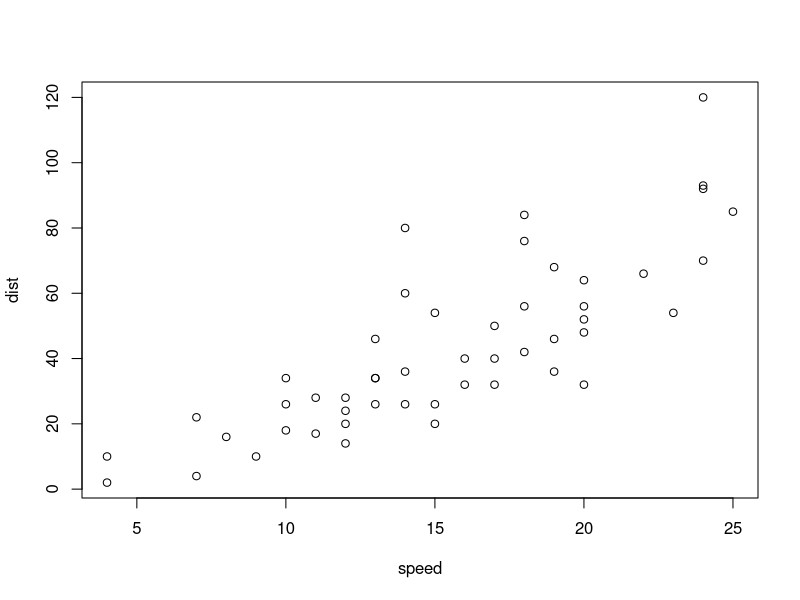
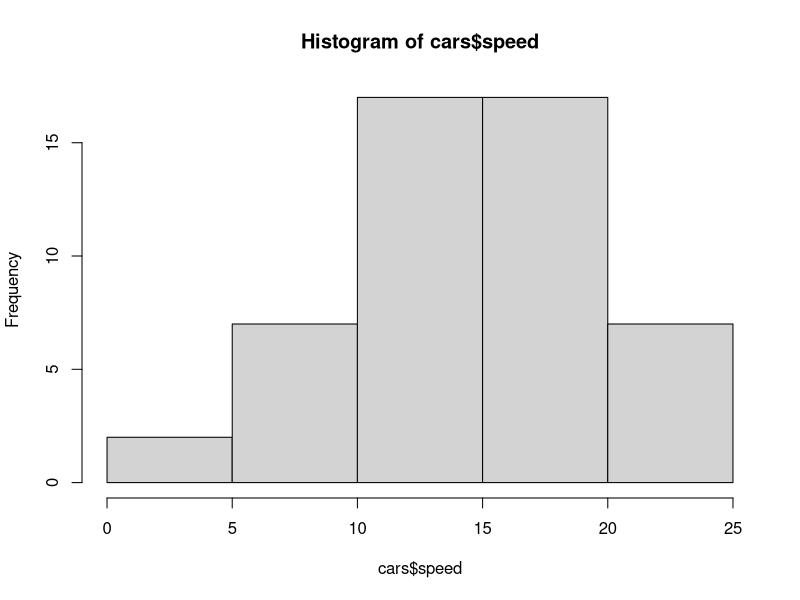
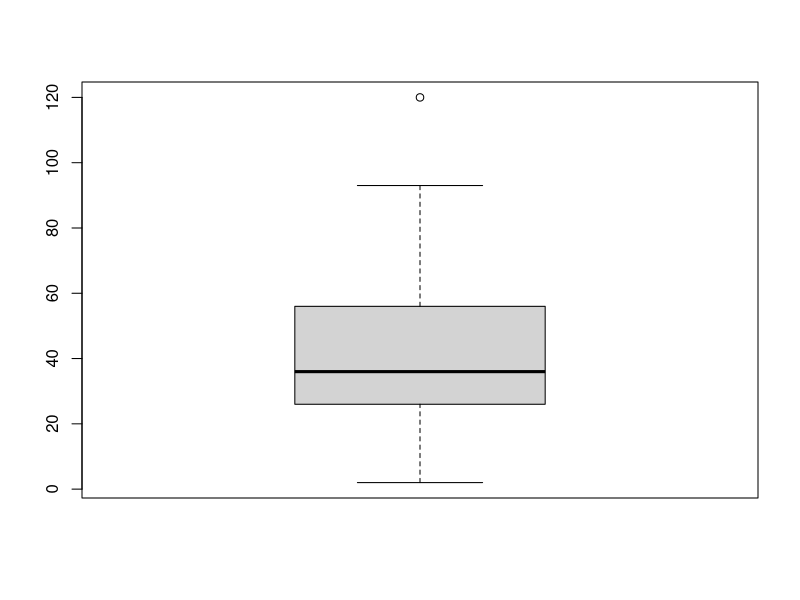
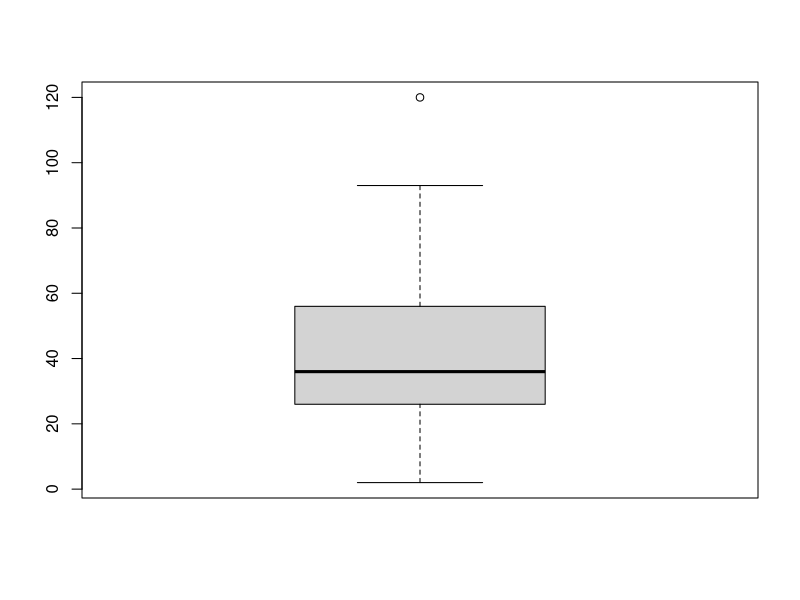

The R script that drew these images, in order:
## ---- chunk 1
knitr::opts_chunk$set(echo = TRUE)
## ---- chunk 2
#```{r}
library(dbplyr)
library(ggplot2)
## ---- chunk 3
data("cars")
str(cars)
summary(cars$dist)
summary(cars$speed)
plot(cars)
## ---- chunk 4
hist(cars$speed)
boxplot(cars$dist)
## ---- chunk 5
boxplot(cars$dist)
